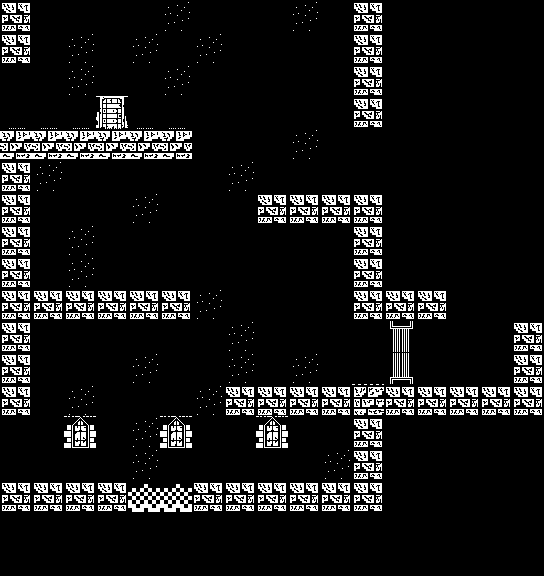

This game map was drawn from its Tiled (.tmx) file and the tilesets committed beside it. A one-line description and the full map source follow:
An orthogonal 17x18 tile map with 32x32 px tiles, 8 tile layers (Background, Ground, Wall, Border, ...) and 6 objects (secretPassage, activateBlock, chest1, chest2, keyRegu, ...).

<map version="1.0" orientation="orthogonal" renderorder="left-down" width="17" height="18" tilewidth="32" tileheight="32" nextobjectid="24">
 <tileset firstgid="1" name="blackAndWhiteTiles01" tilewidth="32" tileheight="32" tilecount="24" columns="4">
  <image source="blackAndWhiteTiles01.png" width="128" height="192" />
 </tileset>
 <layer name="Background" width="17" height="18">
  <data encoding="csv">
11,11,11,11,11,19,11,11,11,19,11,11,11,11,11,11,11,
11,11,19,11,19,11,19,11,11,11,11,11,11,11,11,11,11,
11,11,19,11,11,19,11,11,11,11,11,11,11,11,11,11,11,
11,11,11,11,11,11,11,11,11,11,11,11,11,11,11,11,11,
11,11,11,11,11,11,11,11,11,19,11,11,11,11,11,11,11,
11,19,11,11,11,11,11,19,11,11,11,11,11,11,11,11,11,
11,11,11,11,19,11,11,11,11,19,11,11,11,11,11,11,11,
11,11,19,11,11,11,11,11,11,11,11,11,11,11,11,11,11,
11,11,19,11,11,11,11,11,11,11,11,11,11,11,11,11,11,
11,11,11,11,11,11,19,11,11,11,11,11,0,0,11,11,11,
11,11,11,11,11,11,11,19,11,11,11,11,17,11,11,11,0,
11,11,11,11,19,11,11,19,11,19,11,11,18,11,11,11,0,
11,11,19,11,11,11,19,11,11,11,11,11,0,0,0,0,0,
11,11,11,11,19,11,11,11,11,11,11,11,11,11,11,11,11,
11,11,11,11,19,11,11,11,11,11,19,11,11,11,11,11,11,
11,11,11,11,19,19,11,11,11,11,11,11,11,11,11,11,11,
11,11,11,11,11,11,11,11,11,11,11,11,11,11,11,11,11,
11,11,11,11,11,11,11,11,11,11,11,11,11,11,11,11,11
</data>
 </layer>
 <layer name="Ground" width="17" height="18">
  <data encoding="csv">
0,0,0,0,0,0,0,0,0,0,0,0,0,0,0,0,0,
0,0,0,0,0,0,0,0,0,0,0,0,0,0,0,0,0,
0,0,0,0,0,0,0,0,0,0,0,0,0,0,0,0,0,
0,0,0,0,0,0,0,0,0,0,0,0,0,0,0,0,0,
0,0,0,0,0,0,0,0,0,0,0,0,0,0,0,0,0,
0,0,0,0,0,0,0,0,0,0,0,0,0,0,0,0,0,
0,0,0,0,0,0,0,0,0,0,0,0,0,0,0,0,0,
0,0,0,0,0,0,0,0,0,0,0,0,0,0,0,0,0,
0,0,0,0,0,0,0,0,0,0,0,0,0,0,0,0,0,
0,0,0,0,0,0,0,0,0,0,0,0,0,0,0,0,0,
0,0,0,0,0,0,0,0,0,0,0,0,0,0,0,0,0,
0,0,0,0,0,0,0,0,0,0,0,0,0,0,0,0,0,
0,0,0,0,0,0,0,0,0,0,0,0,15,15,15,15,15,
0,0,0,0,0,0,0,0,0,0,0,0,0,0,0,0,0,
0,0,0,0,0,0,0,0,0,0,0,0,0,0,0,0,0,
15,15,15,15,0,0,15,15,15,15,15,15,0,0,0,0,0,
0,0,0,0,0,0,0,0,0,0,0,0,0,0,0,0,0,
0,0,0,0,0,0,0,0,0,0,0,0,0,0,0,0,0
</data>
 </layer>
 <layer name="Wall" width="17" height="18">
  <data encoding="csv">
15,0,0,0,0,0,0,0,0,0,0,15,0,0,0,0,0,
15,0,0,0,0,0,0,0,0,0,0,15,0,0,0,0,0,
0,0,0,0,0,0,0,0,0,0,0,15,0,0,0,0,0,
0,0,0,0,0,0,0,0,0,0,0,15,0,0,0,0,0,
0,0,0,0,0,0,0,0,0,0,0,0,0,0,0,0,0,
15,0,0,0,0,0,0,0,0,0,0,0,0,0,0,0,0,
15,0,0,0,0,0,0,0,0,0,0,15,0,0,0,0,0,
15,0,0,0,0,0,0,0,0,0,0,15,0,0,0,0,0,
15,0,0,0,0,0,0,0,0,0,0,15,0,0,0,0,0,
15,0,0,0,0,0,0,0,0,0,0,15,15,15,0,0,0,
15,0,0,0,0,0,0,0,0,0,0,0,0,0,0,0,0,
15,0,0,0,0,0,0,0,0,0,0,0,0,0,0,0,15,
15,0,0,0,0,0,0,0,0,0,0,0,0,0,0,0,0,
0,0,0,0,0,0,0,0,0,0,0,15,0,0,0,0,0,
0,0,0,0,0,0,0,0,0,0,0,15,0,0,0,0,0,
0,0,0,0,0,0,0,0,0,0,0,0,0,0,0,0,0,
0,0,0,0,0,0,0,0,0,0,0,0,0,0,0,0,0,
0,0,0,0,0,0,0,0,0,0,0,0,0,0,0,0,0
</data>
 </layer>
 <layer name="Border" width="17" height="18">
  <data encoding="csv">
0,0,0,0,0,0,0,0,0,0,0,0,0,0,0,0,0,
0,0,0,0,0,0,0,0,0,0,0,0,0,0,0,0,0,
0,0,0,0,0,0,0,0,0,0,0,0,0,0,0,0,0,
0,0,0,0,0,0,0,0,0,0,0,0,0,0,0,0,0,
0,0,0,0,0,0,0,0,0,0,0,0,0,0,0,0,0,
0,0,0,0,0,0,0,0,0,0,0,0,0,0,0,0,0,
0,0,0,0,0,0,0,0,0,0,0,0,0,0,0,0,0,
0,0,0,0,0,0,0,0,0,0,0,0,0,0,0,0,0,
0,0,0,0,0,0,0,0,0,0,0,0,0,0,0,0,0,
0,0,0,0,0,0,0,0,0,0,0,0,0,0,0,0,0,
0,0,0,0,0,0,0,0,0,0,0,0,0,0,0,0,0,
0,0,0,0,0,0,0,0,0,0,0,0,0,0,0,0,0,
0,0,0,0,0,0,0,0,0,0,0,0,0,0,0,0,0,
0,0,0,0,0,0,0,0,0,0,0,0,0,0,0,0,0,
0,0,0,0,0,0,0,0,0,0,0,0,0,0,0,0,0,
0,0,0,0,0,0,0,0,0,0,0,0,0,0,0,0,0,
0,0,0,0,0,0,0,0,0,0,0,0,0,0,0,0,0,
0,0,0,0,0,0,0,0,0,0,0,0,0,0,0,0,0
</data>
 </layer>
 <layer name="Platform" width="17" height="18">
  <data encoding="csv">
0,0,0,0,0,0,0,0,0,0,0,0,0,0,0,0,0,
0,0,0,0,0,0,0,0,0,0,0,0,0,0,0,0,0,
0,0,0,0,0,0,0,0,0,0,0,0,0,0,0,0,0,
0,0,0,0,0,0,0,0,0,0,0,0,0,0,0,0,0,
14,14,14,14,14,14,0,0,0,0,0,0,0,0,0,0,0,
0,0,0,0,0,0,0,0,0,0,0,0,0,0,0,0,0,
0,0,0,0,0,0,0,0,15,15,15,0,0,0,0,0,0,
0,0,0,0,0,0,0,0,0,0,0,0,0,0,0,0,0,
0,0,0,0,0,0,0,0,0,0,0,0,0,0,0,0,0,
0,15,15,15,15,15,0,0,0,0,0,0,0,0,0,0,0,
0,0,0,0,0,0,0,0,0,0,0,0,0,0,0,0,15,
0,0,0,0,0,0,0,0,0,0,0,0,0,0,0,0,0,
0,0,0,0,0,0,0,15,15,15,15,13,0,0,0,0,0,
0,0,0,0,0,0,0,0,0,0,0,0,0,0,0,0,0,
0,0,0,0,0,0,0,0,0,0,0,0,0,0,0,0,0,
0,0,0,0,0,0,0,0,0,0,0,0,0,0,0,0,0,
0,0,0,0,0,0,0,0,0,0,0,0,0,0,0,0,0,
0,0,0,0,0,0,0,0,0,0,0,0,0,0,0,0,0
</data>
 </layer>
 <layer name="Door" width="17" height="18">
  <data encoding="csv">
0,0,0,0,0,0,0,0,0,0,0,0,0,0,0,0,0,
0,0,0,0,0,0,0,0,0,0,0,0,0,0,0,0,0,
11,0,0,0,0,0,0,0,0,0,0,0,0,0,0,0,0,
11,0,0,20,0,0,0,0,0,0,0,0,0,0,0,0,0,
0,0,0,0,0,0,0,0,0,0,0,11,0,0,0,0,0,
0,0,0,0,0,0,0,0,0,0,0,11,0,0,0,0,0,
0,0,0,0,0,0,0,0,0,0,0,0,0,0,0,0,0,
0,0,0,0,0,0,0,0,0,0,0,0,0,0,0,0,0,
0,0,0,0,0,0,0,0,0,0,0,0,0,0,0,0,0,
0,0,0,0,0,0,0,0,0,0,0,0,0,0,0,0,0,
0,0,0,0,0,0,0,0,0,0,0,0,0,0,0,0,0,
0,0,0,0,0,0,0,0,0,0,0,0,0,0,0,0,0,
0,0,0,0,0,0,0,0,0,0,0,0,0,0,0,0,0,
11,0,24,0,0,24,0,0,24,0,0,0,0,0,0,0,0,
11,0,0,0,0,0,0,0,0,0,0,0,0,0,0,0,0,
0,0,0,0,0,0,0,0,0,0,0,0,0,0,0,0,0,
0,0,0,0,0,0,0,0,0,0,0,0,0,0,0,0,0,
0,0,0,0,0,0,0,0,0,0,0,0,0,0,0,0,0
</data>
 </layer>
 <layer name="Enemy" width="17" height="18">
  <data encoding="csv">
0,0,0,0,0,0,0,0,0,0,0,0,0,0,0,0,0,
0,0,0,0,0,0,0,0,0,0,0,0,0,0,0,0,0,
0,0,0,0,0,0,0,0,0,0,0,0,0,0,0,0,0,
0,0,0,0,0,0,0,0,0,0,0,0,0,0,0,0,0,
0,0,0,0,0,0,0,0,0,0,0,0,0,0,0,0,0,
0,0,0,0,0,0,0,0,0,0,0,0,0,0,0,0,0,
0,0,0,0,0,0,0,0,0,0,0,0,0,0,0,0,0,
0,0,0,0,0,0,0,0,0,0,0,0,0,0,0,0,0,
0,0,0,0,0,0,0,0,0,0,0,0,0,0,0,0,0,
0,0,0,0,0,0,0,0,0,0,0,0,0,0,0,0,0,
0,0,0,0,0,0,0,0,0,0,0,0,0,0,0,0,0,
0,0,0,0,0,0,0,0,0,0,0,0,0,0,0,0,0,
0,0,0,0,0,0,0,0,0,0,0,0,0,0,0,0,0,
0,0,0,0,0,0,0,0,0,0,0,0,0,0,0,0,0,
0,0,0,0,0,0,0,0,0,0,0,0,0,0,0,0,0,
0,0,0,0,1,1,0,0,0,0,0,0,0,0,0,0,0,
0,0,0,0,0,0,0,0,0,0,0,0,0,0,0,0,0,
0,0,0,0,0,0,0,0,0,0,0,0,0,0,0,0,0
</data>
 </layer>
 <objectgroup name="secretPassage">
  <object id="1" name="secretPassage" x="352" y="129" width="32" height="64" />
 </objectgroup>
 <objectgroup name="activateBlock">
  <object id="14" name="activateBlock" x="383" y="256" width="32" height="32" />
 </objectgroup>
 <objectgroup name="tresure" opacity="0.9">
  <object id="6" name="chest1" x="31" y="266" width="24" height="24" />
  <object id="7" name="chest2" x="487" y="361" width="24" height="24" />
 </objectgroup>
 <objectgroup name="keyRegular">
  <object id="11" name="keyRegu" x="487" y="333" width="24" height="24" />
 </objectgroup>
 <objectgroup name="rats">
  <object id="23" name="rat" x="321" y="360" width="24" height="24" />
 </objectgroup>
 <layer name="EnemyLimit" width="17" height="18">
  <data encoding="csv">
0,0,0,0,0,0,0,0,0,0,0,0,0,0,0,0,0,
0,0,0,0,0,0,0,0,0,0,0,0,0,0,0,0,0,
0,0,0,0,0,0,0,0,0,0,0,0,0,0,0,0,0,
0,0,0,0,0,0,11,0,0,0,0,0,0,0,0,0,0,
0,0,0,0,0,0,0,0,0,0,0,0,0,0,0,0,0,
0,0,0,0,0,0,0,0,0,0,0,0,0,0,0,0,0,
0,0,0,0,0,0,0,0,0,0,0,0,0,0,0,0,0,
0,0,0,0,0,0,0,0,0,0,0,0,0,0,0,0,0,
0,0,0,0,0,0,0,0,0,0,0,0,0,0,0,0,0,
0,0,0,0,0,0,0,0,0,0,0,0,0,0,0,0,0,
0,0,0,0,0,0,0,0,0,0,0,0,0,0,0,0,0,
0,0,0,0,0,0,11,0,0,0,0,0,0,0,0,0,0,
0,0,0,0,0,0,0,0,0,0,0,0,0,0,0,0,0,
0,0,0,0,0,0,0,0,0,0,0,0,0,0,0,0,0,
0,0,0,0,0,0,0,0,0,0,0,0,0,0,0,0,0,
0,0,0,0,0,0,0,0,0,0,0,0,0,0,0,0,0,
0,0,0,0,0,0,0,0,0,0,0,0,0,0,0,0,0,
0,0,0,0,0,0,0,0,0,0,0,0,0,0,0,0,0
</data>
 </layer>
</map>